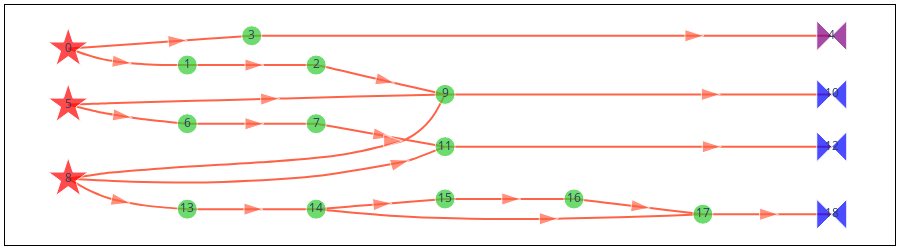

The notebook cell saved with this chart:
### Markdown cell above
The two cells below show the `samplex` for our GHZ circuit, alongside `template_circuit` for clarity. In the following we explain the role of each node following execution order, in the simple case where a single set of parameters is produced.

The three red stars (one per box) are the nodes in charge of generating of random Pauli gates. Each of these nodes generates two instances of a randomly-chosen Pauli operator, with support on as many qubits as are in the box. Intuitively, one can think of them as a pair of "virtual" (non-physical) gates generated on top of the barriers marked as ``M``, as illustrated by the stars in the `template_circuit` figure.

After the virtual Pauli pairs are generated, they travel through the circuit in opposite directions, one towards the beginning of the circuit and one towards the end. The green circles in the `samplex` keep track of their evolution as they commute through gates, or are combined with other virtual Paulis that they meet along the way.

When the virtual Paulis meet parametric single-qubit gates or measurements, their journey ends. The bow-tie nodes convert them into parameter values for the template circuit (the blue bow ties) or into an array of measurement flips (the purple bow tie).

### Code cell
# The numbers in each node represent the indices of the nodes in the underlying
# `samplex.graph` object.

fig = samplex.draw()
fig.update_layout(width=900, height=250)
fig.show()

### Figure 1 — Plotly figure (JSON) as saved in the notebook; plotly's stock layout.template omitted (floating-point values rounded to 4 significant figures; data arrays with more than 128 entries replaced by an {"elided": "..."} marker saying what was removed)
{"data": [{"hoverinfo": "text", "hovertext": {"elided": "210 null values"}, "line": {"color": "tomato", "shape": "spline", "smoothing": 1}, "marker": {"angleref": "previous", "size": {"elided": "210 int values"}, "symbol": {"elided": "210 str values"}}, "mode": "lines+markers", "type": "scatter", "x": {"elided": "210 float values"}, "xaxis": "x", "y": {"elided": "210 float values"}, "yaxis": "y"}, {"hoverinfo": "text", "hoverlabel": {"bgcolor": "lightyellow", "font": {"color": "black", "family": "Times New Roman"}}, "hovertext": ["<b>TwirlSamplingNode(<+lhs_0, +rhs_0>)</b><br>\n• <b>instantiates</b>: {lhs_0: (3, 'VirtualType.PAULI'), rhs_0: (3, 'VirtualType.PAULI')}<br>\n────────────────────────────<b></b><br>\n ▸ <b>LHS Register</b>: 'lhs_0'<br>\n ▸ <b>RHS Register</b>: 'rhs_0'<br>\n ▸ <b>Distribution</b>: UniformPauli(<num_subsystems=3, register_type=VirtualType.PAULI>)", "<b>SliceRegisterNode(<lhs_0(r), +leftwards_1>)</b><br>\n• <b>reads_from</b>: {lhs_0: ([0, 1, 2], 'VirtualType.PAULI')}<br>\n• <b>instantiates</b>: {leftwards_1: (3, 'VirtualType.U2')}<br>\n────────────────────────────<b></b><br>\n ▸ <b>Output Type</b>: <VirtualType.U2: 'u2'><br>\n ▸ <b>Output Register Name</b>: leftwards_1<br>\n ▸ <b>Input Register Name</b>: lhs_0", "<b>RightU2ParametricMultiplicationNode(<leftwards_1(w)>)</b><br>\n• <b>writes_to</b>: {leftwards_1: ([0, 1, 2], 'VirtualType.U2')}<br>\n────────────────────────────<b></b><br>\n ▸ <b>Operand</b>: 'rx'<br>\n ▸ <b>Parameter Indices</b>: [0, 1, 2]", "<b>SliceRegisterNode(<rhs_0(r), +z2_collect_2>)</b><br>\n• <b>reads_from</b>: {rhs_0: ([0, 1, 2], 'VirtualType.PAULI')}<br>\n• <b>instantiates</b>: {z2_collect_2: (3, 'VirtualType.Z2')}<br>\n────────────────────────────<b></b><br>\n ▸ <b>Output Type</b>: <VirtualType.Z2: 'z2'><br>\n ▸ <b>Output Register Name</b>: z2_collect_2<br>\n ▸ <b>Input Register Name</b>: rhs_0", "<b>CollectZ2ToOutputNode(<z2_collect_2(r)>)</b><br>\n• <b>reads_from</b>: {z2_collect_2: ([0, 1, 2], 'VirtualType.Z2')}<br>\n• <b>outputs_to</b>: {measurement_flips.c: ([0, 1, 2], 'VirtualType.Z2')}<br>\n────────────────────────────<b></b><br>\n ▸ <b>Register Name</b>: 'z2_collect_2'<br>\n ▸ <b>Output Name</b>: measurement_flips.c<br>\n ▸ <b>Subsystem Indices</b>: [0 1 2]", "<b>TwirlSamplingNode(<+lhs_3, +rhs_3>)</b><br>\n• <b>instantiates</b>: {lhs_3: (2, 'VirtualType.PAULI'), rhs_3: (2, 'VirtualType.PAULI')}<br>\n────────────────────────────<b></b><br>\n ▸ <b>LHS Register</b>: 'lhs_3'<br>\n ▸ <b>RHS Register</b>: 'rhs_3'<br>\n ▸ <b>Distribution</b>: UniformPauli(<num_subsystems=2, register_type=VirtualType.PAULI>)", "<b>SliceRegisterNode(<lhs_3(r), +leftwards_4>)</b><br>\n• <b>reads_from</b>: {lhs_3: ([0, 1], 'VirtualType.PAULI')}<br>\n• <b>instantiates</b>: {leftwards_4: (2, 'VirtualType.PAULI')}<br>\n────────────────────────────<b></b><br>\n ▸ <b>Output Type</b>: <VirtualType.PAULI: 'pauli'><br>\n ▸ <b>Output Register Name</b>: leftwards_4<br>\n ▸ <b>Input Register Name</b>: lhs_3", "<b>PauliPastCliffordNode(<leftwards_4(r), leftwards_4(w)>)</b><br>\n• <b>reads_from</b>: {leftwards_4: ([0, 1], 'VirtualType.PAULI')}<br>\n• <b>writes_to</b>: {leftwards_4: ([0, 1], 'VirtualType.PAULI')}<br>\n────────────────────────────<b></b><br>\n ▸ <b>Operation</b>: 'cx'<br>\n ▸ <b>Register Name</b>: 'leftwards_4'<br>\n ▸ <b>Subsystem Indices</b>: [[0, 1]]", "<b>TwirlSamplingNode(<+lhs_5, +rhs_5>)</b><br>\n• <b>instantiates</b>: {lhs_5: (2, 'VirtualType.PAULI'), rhs_5: (2, 'VirtualType.PAULI')}<br>\n────────────────────────────<b></b><br>\n ▸ <b>LHS Register</b>: 'lhs_5'<br>\n ▸ <b>RHS Register</b>: 'rhs_5'<br>\n ▸ <b>Distribution</b>: UniformPauli(<num_subsystems=2, register_type=VirtualType.PAULI>)", "<b>CombineRegistersNode(<leftwards_1(r), rhs_3(r), rhs_5(r), +collect_6>)</b><br>\n• <b>reads_from</b>\n</br>&nbsp;&nbsp;&nbsp;&nbsp;&nbsp;• leftwards_1: ([0, 1, 2], 'VirtualType.U2')\n</br>&nbsp;&nbsp;&nbsp;&nbsp;&nbsp;• rhs_3: ([0, 1], 'VirtualType.PAULI')\n</br>&nbsp;&nbsp;&nbsp;&nbsp;&nbsp;• rhs_5: ([0], 'VirtualType.PAULI')<br>\n• <b>instantiates</b>: {collect_6: (3, 'VirtualType.U2')}<br>\n────────────────────────────<b></b><br>\n ▸ <b>Output Type</b>: U2<br>\n ▸ <b>Output Num Subsystems</b>: 3<br>\n ▸ <b>Operands</b>: {'leftwards_1': ([2, 1, 0], [0, 1, 2], 'VirtualType.U2'), 'rhs_3': ([0, 1], [1, 2], 'VirtualType.PAULI'), 'rhs_5': ([0], [0], 'VirtualType.PAULI')}", "<b>CollectTemplateValues(<collect_6(r)>)</b><br>\n• <b>reads_from</b>: {collect_6: ([0, 1, 2], 'VirtualType.U2')}<br>\n────────────────────────────<b></b><br>\n ▸ <b>Output Name</b>: 'parameter_values'<br>\n ▸ <b>Template Indices</b>: [[12, 13, 14], [15, 16, 17], [18, 19, 20]]<br>\n ▸ <b>Register Name</b>: 'collect_6'<br>\n ▸ <b><class 'samplomatic.synths.synth.Synth'></b>: RzSxSynth(<num_qubits_per_subsystem=1, num_params_per_subsystem=3>)", "<b>CombineRegistersNode(<leftwards_4(r), rhs_5(r), +collect_7>)</b><br>\n• <b>reads_from</b>: {leftwards_4: ([0, 1], 'VirtualType.PAULI'), rhs_5: ([1], 'VirtualType.PAULI')}<br>\n• <b>instantiates</b>: {collect_7: (2, 'VirtualType.U2')}<br>\n────────────────────────────<b></b><br>\n ▸ <b>Output Type</b>: U2<br>\n ▸ <b>Output Num Subsystems</b>: 2<br>\n ▸ <b>Operands</b>: {'leftwards_4': ([0, 1], [0, 1], 'VirtualType.PAULI'), 'rhs_5': ([1], [0], 'VirtualType.PAULI')}", "<b>CollectTemplateValues(<collect_7(r)>)</b><br>\n• <b>reads_from</b>: {collect_7: ([0, 1], 'VirtualType.U2')}<br>\n────────────────────────────<b></b><br>\n ▸ <b>Output Name</b>: 'parameter_values'<br>\n ▸ <b>Template Indices</b>: [[6, 7, 8], [9, 10, 11]]<br>\n ▸ <b>Register Name</b>: 'collect_7'<br>\n ▸ <b><class 'samplomatic.synths.synth.Synth'></b>: RzRxSynth(<num_qubits_per_subsystem=1, num_params_per_subsystem=3>)", "<b>SliceRegisterNode(<lhs_5(r), +leftwards_8>)</b><br>\n• <b>reads_from</b>: {lhs_5: ([0, 1], 'VirtualType.PAULI')}<br>\n• <b>instantiates</b>: {leftwards_8: (2, 'VirtualType.PAULI')}<br>\n────────────────────────────<b></b><br>\n ▸ <b>Output Type</b>: <VirtualType.PAULI: 'pauli'><br>\n ▸ <b>Output Register Name</b>: leftwards_8<br>\n ▸ <b>Input Register Name</b>: lhs_5", "<b>PauliPastCliffordNode(<leftwards_8(r), leftwards_8(w)>)</b><br>\n• <b>reads_from</b>: {leftwards_8: ([0, 1], 'VirtualType.PAULI')}<br>\n• <b>writes_to</b>: {leftwards_8: ([0, 1], 'VirtualType.PAULI')}<br>\n────────────────────────────<b></b><br>\n ▸ <b>Operation</b>: 'cx'<br>\n ▸ <b>Register Name</b>: 'leftwards_8'<br>\n ▸ <b>Subsystem Indices</b>: [[0, 1]]", "<b>SliceRegisterNode(<leftwards_8(r), +leftwards_9>)</b><br>\n• <b>reads_from</b>: {leftwards_8: ([0], 'VirtualType.PAULI')}<br>\n• <b>instantiates</b>: {leftwards_9: (1, 'VirtualType.U2')}<br>\n────────────────────────────<b></b><br>\n ▸ <b>Output Type</b>: <VirtualType.U2: 'u2'><br>\n ▸ <b>Output Register Name</b>: leftwards_9<br>\n ▸ <b>Input Register Name</b>: leftwards_8", "<b>RightMultiplicationNode(<leftwards_9(w)>)</b><br>\n• <b>writes_to</b>: {leftwards_9: ([0], 'VirtualType.U2')}<br>\n────────────────────────────<b></b><br>\n ▸ <b>Fixed Operand</b>: U2Register(<1, 1>)", "<b>CombineRegistersNode(<leftwards_8(r), leftwards_9(r), +collect_10>)</b><br>\n• <b>reads_from</b>: {leftwards_8: ([1], 'VirtualType.PAULI'), leftwards_9: ([0], 'VirtualType.U2')}<br>\n• <b>instantiates</b>: {collect_10: (2, 'VirtualType.U2')}<br>\n────────────────────────────<b></b><br>\n ▸ <b>Output Type</b>: U2<br>\n ▸ <b>Output Num Subsystems</b>: 2<br>\n ▸ <b>Operands</b>: {'leftwards_8': ([1], [1], 'VirtualType.PAULI'), 'leftwards_9': ([0], [0], 'VirtualType.U2')}", "<b>CollectTemplateValues(<collect_10(r)>)</b><br>\n• <b>reads_from</b>: {collect_10: ([0, 1], 'VirtualType.U2')}<br>\n────────────────────────────<b></b><br>\n ▸ <b>Output Name</b>: 'parameter_values'<br>\n ▸ <b>Template Indices</b>: [[0, 1, 2], [3, 4, 5]]<br>\n ▸ <b>Register Name</b>: 'collect_10'<br>\n ▸ <b><class 'samplomatic.synths.synth.Synth'></b>: RzSxSynth(<num_qubits_per_subsystem=1, num_params_per_subsystem=3>)"], "marker": {"color": ["red", "limegreen", "limegreen", "limegreen", "purple", "red", "limegreen", "limegreen", "red", "limegreen", "blue", "limegreen", "blue", "limegreen", "limegreen", "limegreen", "limegreen", "limegreen", "blue"], "size": [30, 20, 20, 20, 30, 30, 20, 20, 30, 20, 30, 20, 30, 20, 20, 20, 20, 20, 30], "symbol": ["star", "circle", "circle", "circle", "bowtie", "star", "circle", "circle", "star", "circle", "bowtie", "circle", "bowtie", "circle", "circle", "circle", "circle", "circle", "bowtie"]}, "mode": "markers+text", "text": ["0", "1", "2", "3", "4", "5", "6", "7", "8", "9", "10", "11", "12", "13", "14", "15", "16", "17", "18"], "type": "scatter", "x": [0.25, 1.738, 3.349, 2.544, 9.794, 0.25, 1.738, 3.349, 0.25, 4.96, 9.794, 4.96, 9.794, 1.738, 3.349, 4.96, 6.572, 8.183, 9.794], "xaxis": "x", "y": [3.891, 3.53, 3.53, 4.168, 4.168, 2.668, 2.252, 2.252, 1.057, 2.891, 2.891, 1.752, 1.752, 0.3907, 0.3907, 0.6129, 0.6129, 0.2796, 0.2796], "yaxis": "y"}], "layout": {"height": 250, "margin": {"b": 5, "l": 5, "r": 5, "t": 5}, "paper_bgcolor": "white", "plot_bgcolor": "rgba(0,0,0,0)", "showlegend": false, "width": 900, "xaxis": {"anchor": "y", "domain": [0, 1], "linecolor": "black", "linewidth": 1, "mirror": true, "showgrid": false, "showline": true, "showticklabels": false, "zeroline": false}, "yaxis": {"anchor": "x", "domain": [0, 1], "linecolor": "black", "linewidth": 1, "mirror": true, "showgrid": false, "showline": true, "showticklabels": false, "zeroline": false}}}
